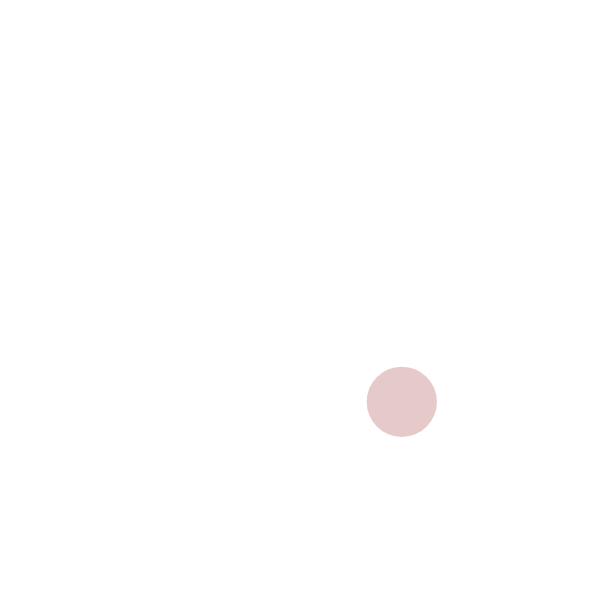
Frame 1 (no input)
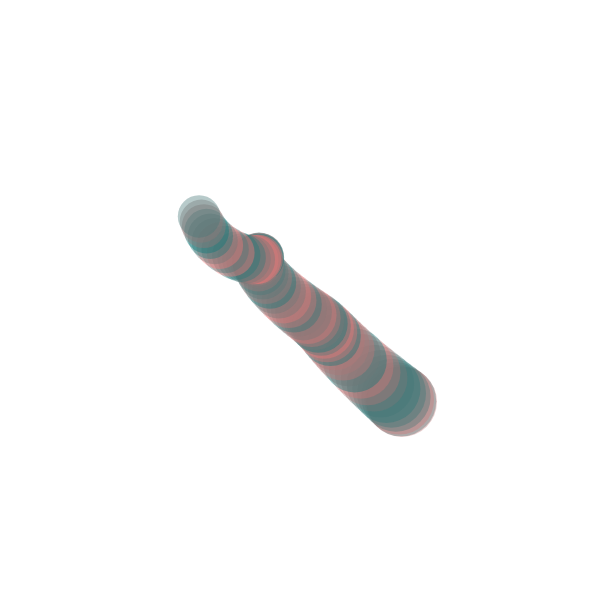
Frame 60 (no input)
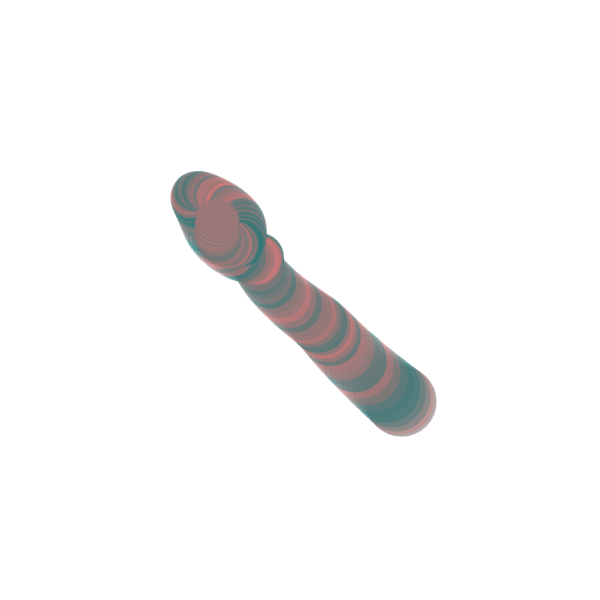
Frame 120 (the mouse pressed at the canvas centre since frame 60)

The p5.js sketch that drew these frames (run headless with seeded random() and noise() and a simulated clock; from frame 60 on, the mouse is pressed at the canvas centre):

// p5.js sketch
// ── sketch.js
let tx=0;
let ty=0;
let tz=0;
let nx;
let ny;
let nz=10;
function setup() {
	createCanvas(600,600);
	noStroke();
	nx = random(600);
	ny = random(600);
}
function draw() {
	fill(random(255),120,120,100);
	nx=noise(tx);
	ny=noise(ty);
	nz=noise(tz);
	nx = map(nx,0,1,0,width);
	ny = map(ny,0,1,0,width);
	nz = map(nz,0,1,10,100);
	tx+=0.011;
	ty+=0.01;
	tz+=0.01;
	ellipse(constrain(nx,0,width),constrain(ny,0,height),nz,nz);
}
